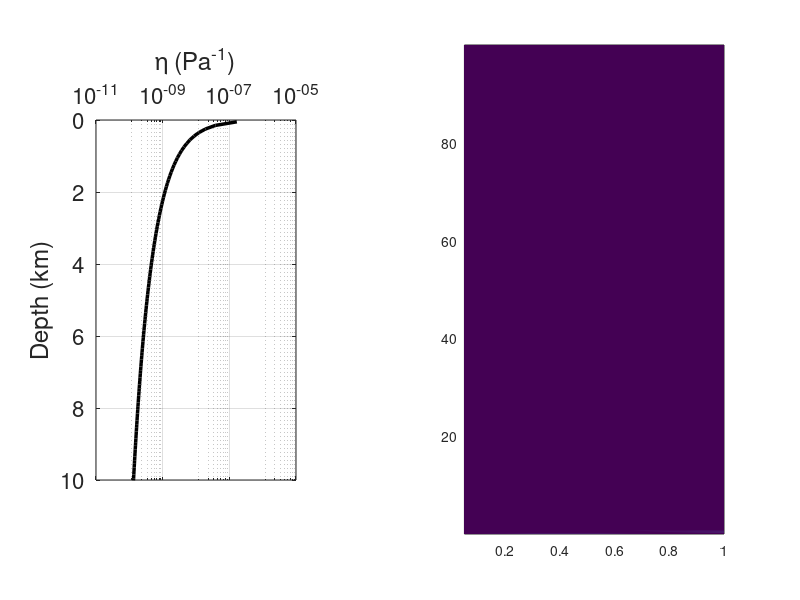

This figure's MATLAB source: (Note: this script raises an error after producing the figure.)
clc,clear
figure('units','normalized','position',[0.1,0.1,0.5,0.3])

A=load('Shen_BB_sensitivity.txt');
depth0=A(:,2);
frequency=A(:,1);
sensitivity=A(:,3);

dh=100/1e3;
depth=dh/2:dh:100-dh/2;
rho=2700;
g=9.8;
lamda=0.37;
P0=(1-lamda)*g*rho;
P=depth*P0*1e3;
P=P/1e6;
logP=log10(P);
y1=10.^(-1.347*logP-6.882);
eta=y1';

FRE=reshape(frequency,length(depth),[]);
SEN=reshape(sensitivity,length(depth),[]);
DEP=reshape(depth0,length(depth),[]);

for i=1:length(frequency)/length(depth)
    final1(:,i)=SEN(:,i).*eta;
end

for i=1:length(depth)
    sigma0(i)=1e3;    
end


for i=1:length(frequency)/length(depth)
    stress_final1(:,i)=final1(:,i).*sigma0';
end


subplot(1,2,1)
semilogx(eta,depth,'k','linewidth',2.5);
ylim([0 10])
set(gca,'YDir','reverse')  
set(gca,'xaxislocation','top')
grid on;
box on;
set(gca,'fontsize',16);
set(gca,'position',[0.12 0.2 0.25 0.6])
xlabel('\eta (Pa^-^1)')
xlim([1e-11 1e-5])
xticks([1e-11   1e-9 1e-7  1e-5])
ylabel('Depth (km)')


subplot(1,2,2)
final1(final1<=1e-10)=1e-10;
sm=pcolor(FRE,DEP,final1/100);
set(sm,'FaceColor','interp','EdgeColor','none')
load('batlow.mat')
colormap(batlow);
h=colorbar;
set(gca,'ColorScale','log')
set(get(h,'label'),'string','K_\sigma (m^-^1Pa^-^1)','fontsize',16);
xlabel('Frequency (Hz)');
ylabel('Depth (km)')
caxis([1e-12 2e-11]); 
set(gca,'fontsize',16);
set(gca,'YDir','reverse') 
ylim([0 2])
set(gca,'position',[0.5 0.2 0.35 0.6])



